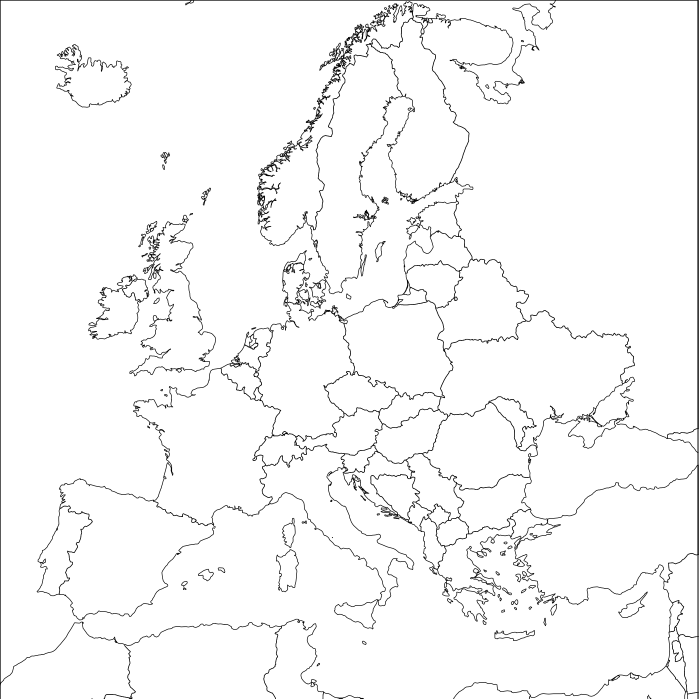
#> input picture EuropaleereKarte.png, 2095 x 2095 px (shown at 1/3 size); its folder holds 5 pictures in this run
$ python -i Europaquiz.py   (imports and definitions only)
#> lines starting #> are read from the running program, lines starting #| are printed output that depends on the picture
import tkinter as tk
from tkinter import *
from PIL import ImageTk, Image
from random import randrange

#Liste mit allen Daten (Kürzel, Name, Hauptstadt)
daten = [["ch","Schweiz","Bern"],["de","Deutschland","Berlin"],["be","Belgien","Brüssel"],["SK","Slowakei","Bratislava"],["AT","Österreich","Wien"],["PL","Polen","Warschau"],["CZ","Tschechien","Prag"],["FL","Fürstentum Liechtenstein","Vaduz"],["GB","England","London"],["IE","Irland","Dublin"],["FR","Frankreich","Paris"],["IT","Italien","Rom"],["LU","Luxemburg","Luxemburg"],["NL","Niederlande","Amsterdam"],["DK","Dänemark","Kopenhagen"],["SL","Slowenien","Ljubljana"],["HU","Ungarn","Budapest"],["HR","Kroatien","Zagreb"],["BA","Bosnien und Herzegowina","Sarajevo"],["AL","Albanien","Tirana"],["MK","Nordmazedonien","Skopje"],["ME","Montenegro","Podgorica"],["XK","Kosovo","Pristina"],["RS","Serbien","Belgrad",],["GR","Griechenland","Athen"],["TR","Türkei","Ankara"],["CY","Zypern","Nikosia"],["BG","Bulgarien","Sofia"],["RO","Rumänien","Bukarest"],["MT","Malta","Valletta"],["ES","Spanien","Madrid"],["PT","Portugal","Lissabon"],["AD","Andorra","Andorra la Vella"],["Ru","Russland","Moskau"],["SM","San Marino","San Marino"],["VA","Vatikanstadt","Vatikanstadt"],["EE","Estland","Tallinn"],["LV","Lettland","Riga"],["LT","Litauen","Vilnius"],["IS","Island","Reykjavik"],["NO","Norwegen","Oslo"],["BY","Belarus","Minsk"],["SE","Schweden","Stockholm"],["FI","Finnland","Helsinki"],["MD","Moldawien","Chisinau"]]

#Liste für Speicherung des aktuellen Spielstands (grafisch)
ebenen = []

#Zufällige Auswahl
def auswahl():
    global aktuell

    aktuell = randrange(len(daten))
    land = daten[aktuell][1]
    stadt = daten[aktuell][2]

    #Anzeige aktualisieren
    frage.config(text="Hauptstadt von " + land)

    #Aktualisiere das Bild im Label
    img_combined = ImageTk.PhotoImage(update())
    image_label.config(image=img_combined)
    image_label.image = img_combined

#Überprüfung der Eingabe
def check():
    global aktuell
    global ebenen

    #Text aus Eingabefeld lesen
    p = entry.get()
    #Textfeld leeren
    entry.delete(0, END)
    #Lösung aus Liste auslesen
    stadt = daten[aktuell][2]

    #Überprüfung ob Eingabe korrekt ist (Ja = grüne Ebene / Nein = rote Ebene)
    if p == stadt:
        ebene = Image.open(daten[aktuell][0]+"_g.png").resize((400, 400), Image.LANCZOS)
        #Eintrag aus Liste entfernen, damit dieser nicht wiederholt wird
        daten.remove(daten[aktuell])
    else:
        ebene = Image.open(daten[aktuell][0]+"_r.png").resize((400, 400), Image.LANCZOS)

    #Farbebene in Liste speichern
    ebenen.append(ebene)

    #Neue Aufgabe generieren, falls noch Länder fehlen, ansonsten beenden
    if daten:
        auswahl()
    else:
        print("Fertig")

#Spielstand aktualisieren
def update():
    spielstand = Image.open("EuropaleereKarte.png").resize((400, 400), Image.LANCZOS)
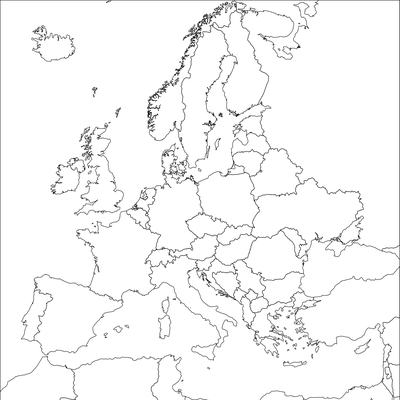
#> spielstand: PIL image 400x400 RGBA; mean R, G, B, A 0, 0, 0, 8.3; transparent parts drawn white

    #Alle Ebenen aus Liste übereinanderlegen
    for ebene in ebenen:
        spielstand.paste(ebene, (0, 0), ebene)

    #Übereinandergelegtes Bild zurückgeben
    return spielstand

#Fenster
# [3 lines not run here, left out]

#Label für die Frage
# [1 line that did not run here, left out]
# [1 line not run here, left out]

#Eingabefeld
# [1 line that did not run here, left out]
# [2 lines not run here, left out]

#Label für das Bild
img_combined = ImageTk.PhotoImage(update())
# [1 line that did not run here, left out]
# [1 line not run here, left out]

#Button
# [1 line that did not run here, left out]

#Generierung der ersten Aufgabe
# [1 line that did not run here, left out]

# [1 line not run here, left out]

#> (the run stopped early here; a loop or call above may not have finished)
